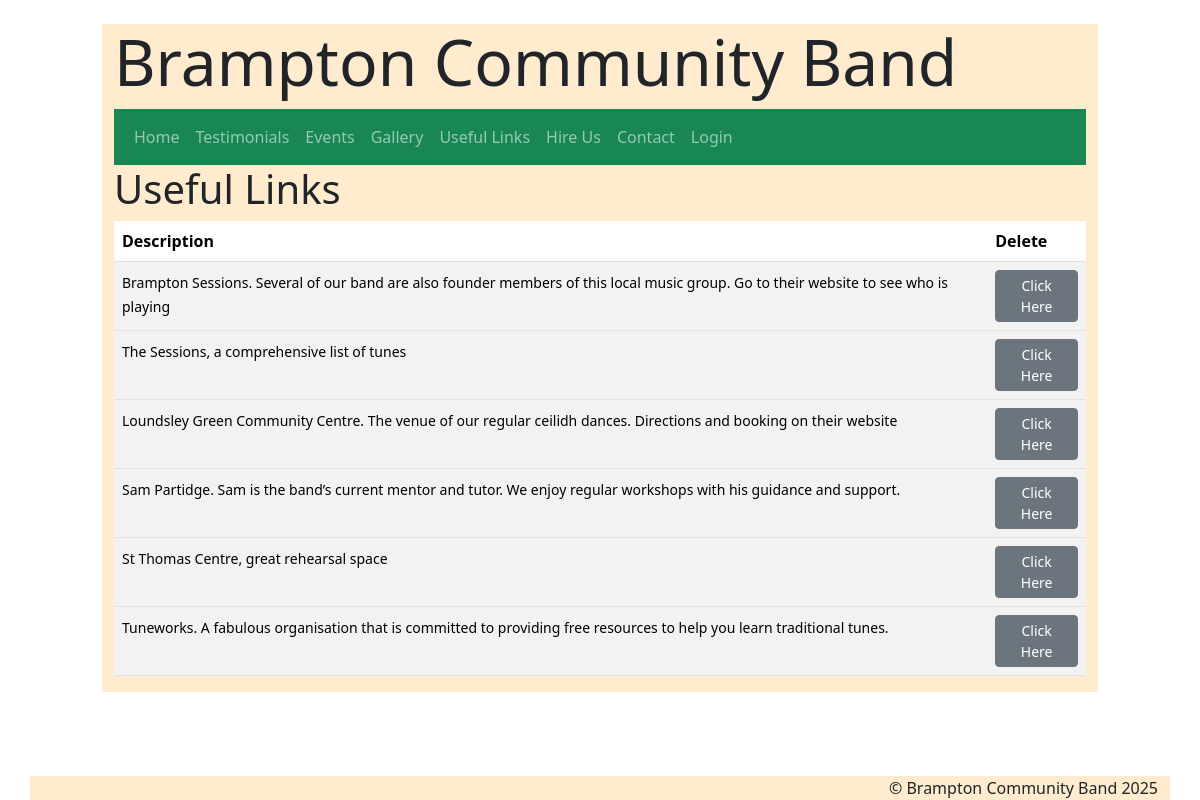
/links/, run on the app's committed database.
### pages/models.py (models this page shows)
class Links(models.Model):
    link_name = models.URLField()
    description = models.TextField(blank=True)
    class Meta:
        ordering=['link_name']

### pages/views.py (the view)
# urls.py: path('links/', views.links, name='links'),
def links(request):
    links = Links.objects.all()
    ordering = ['article_created_at']
    return render(request, 'links.html', {'links':links})

### pages/templates/links.html (shortened to what this page needs)
{% extends "base.html" %}
{% block content %}
{% load static %}
{% block page_title %}
<div class="row"><h2 class="display-6">Useful Links</h2></div>
{% endblock page_title%}
<div class="table-responsive">
<table class="table table-striped">
    <thead>
        <th scope=""col>Description</th>
        <th scope=""col>Delete</th>
    </thead>
    <tbody>
{% for link in links %}
            <tr>
                <td scope="row"><small>{{ link.description }}</small></td>
                <td scope="row"><a href="{{ MEDIA_URL}}{{link.link_name}}" class="btn btn-secondary btn-sm" target="-blank">Click Here</a></td>
            </tr>
    </tbody>
{% endfor %}
</table>
</div>
{% endblock content %}

### pages/static/style.css (style rules this page uses)
body { background-image: url('Instruments.png'); opacity:1; background-blend-mode: normal; background-size: cover; min-height: 100vh; }
.container-fluid { max-width: 85%; max-height: 95%; }

### data on the page
Links: description "Brampton Sessions. Several of our band are also founder members of this local music group. Go to their website to see who is playing"
Links: description "The Sessions, a comprehensive list of tunes"
Links: description "Loundsley Green Community Centre. The venue of our regular ceilidh dances. Directions and booking on their website"
Links: description "Sam Partidge. Sam is the band’s current mentor and tutor. We enjoy regular workshops with his guidance and support."
Links: description "St Thomas Centre, great rehearsal space"
Links: description "Tuneworks. A fabulous organisation that is committed to providing free resources to help you learn traditional tunes."
